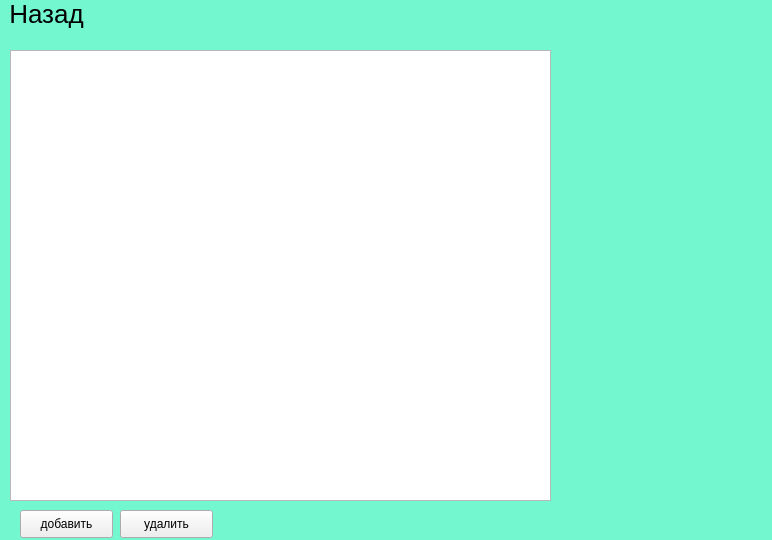
<?xml version="1.0" encoding="UTF-8"?>
<ui version="4.0">
 <class>Passwords</class>
 <widget class="QWidget" name="Passwords">
  <property name="geometry">
   <rect>
    <x>0</x>
    <y>0</y>
    <width>772</width>
    <height>540</height>
   </rect>
  </property>
  <property name="windowTitle">
   <string>Password_Comrade</string>
  </property>
  <property name="styleSheet">
   <string notr="true">#Passwords{
	background: #72f7cf;
}    
#backToLogin2{
	font-size:26px;
	background: #72f7cf;
	border:0px;
}</string>
  </property>
  <widget class="QLabel" name="passwordsLabel">
   <property name="enabled">
    <bool>true</bool>
   </property>
   <property name="geometry">
    <rect>
     <x>10</x>
     <y>-10</y>
     <width>751</width>
     <height>61</height>
    </rect>
   </property>
   <property name="font">
    <font>
     <family>Nirmala UI</family>
     <pointsize>28</pointsize>
    </font>
   </property>
   <property name="text">
    <string/>
   </property>
   <property name="alignment">
    <set>Qt::AlignCenter</set>
   </property>
  </widget>
  <widget class="QPushButton" name="backToLogin2">
   <property name="geometry">
    <rect>
     <x>0</x>
     <y>0</y>
     <width>93</width>
     <height>28</height>
    </rect>
   </property>
   <property name="text">
    <string>Назад</string>
   </property>
  </widget>
  <widget class="QLabel" name="passwordsError">
   <property name="geometry">
    <rect>
     <x>220</x>
     <y>510</y>
     <width>301</width>
     <height>21</height>
    </rect>
   </property>
   <property name="text">
    <string/>
   </property>
  </widget>
  <widget class="QTableView" name="tableView">
   <property name="geometry">
    <rect>
     <x>10</x>
     <y>50</y>
     <width>541</width>
     <height>451</height>
    </rect>
   </property>
  </widget>
  <widget class="QLabel" name="man">
   <property name="geometry">
    <rect>
     <x>550</x>
     <y>150</y>
     <width>221</width>
     <height>391</height>
    </rect>
   </property>
   <property name="text">
    <string/>
   </property>
   <property name="pixmap">
    <pixmap resource="src.qrc">:/new/images/pass.png</pixmap>
   </property>
   <property name="scaledContents">
    <bool>true</bool>
   </property>
  </widget>
  <widget class="QPushButton" name="pushToAdd">
   <property name="geometry">
    <rect>
     <x>20</x>
     <y>510</y>
     <width>93</width>
     <height>28</height>
    </rect>
   </property>
   <property name="text">
    <string>добавить</string>
   </property>
  </widget>
  <widget class="QPushButton" name="pushToDelete">
   <property name="geometry">
    <rect>
     <x>120</x>
     <y>510</y>
     <width>93</width>
     <height>28</height>
    </rect>
   </property>
   <property name="text">
    <string>удалить</string>
   </property>
  </widget>
 </widget>
 <resources>
  <include location="src.qrc"/>
 </resources>
 <connections/>
</ui>
